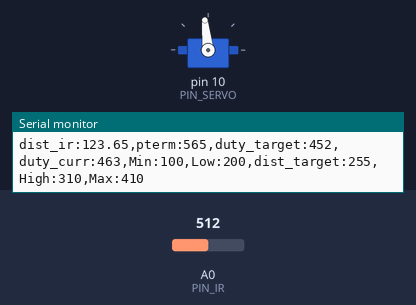
A sketch run on a simulated Arduino Uno, built with avr-gcc and run on an emulated ATmega328P. On the bench: servo, the last lines printed to the serial monitor. Inputs (shaded band) come from the test bench; at power-on: A0 (PIN_IR) = 512.

Above: at 1.2 s.
1.3 s: A0 (PIN_IR) set to 0
At 2.3 s:
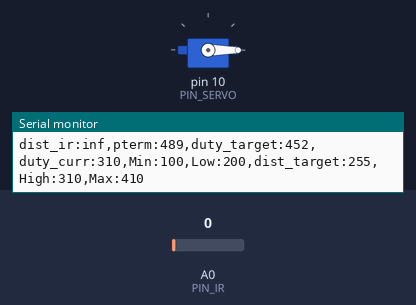
Timing chart, 0 to 4.3 s (numbered marks = the images above; inputs shaded):
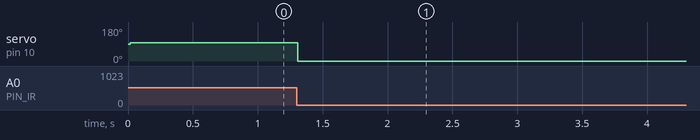

The sketch:

22_example.ino
```cpp
//비례제어
#include <Servo.h>

#define PIN_SERVO 10
#define PIN_IR A0

#define _DIST_TARGET 255
#define _DIST_MIN 100
#define _DIST_MAX 410

#define _DIST_ALPHA 0.1

#define _DUTY_NEU 1420
#define _DUTY_LOW 1470
#define _DUTY_HIGH 1250

#define _SERVO_SPEED 30.0
#define INTERVAL 25

#define _INTERVAL_DIST 15
#define _INTERVAL_SERVO 15
#define _INTERVAL_SERIAL 100

#define _SERVO_ANGLE 30.0
#define _SERVO_SPEED 30.0
//int speed[4] = {_DUTY_NEU, _DUTY_LOW, _DUTY_HIGH, _DUTY_LOW};
Servo myservo;
int num=0;
float val_ema, alpha, val_ema_1=0;
unsigned long last_sampling_time_dist, last_sampling_time_servo, last_sampling_time_serial;
unsigned long last_sampling_time;
int duty_chg_per_interval;
int a,b;
float dist_target, dist_raw, dist_cali, dist_ema;
int duty_target, duty_curr, duty_curr1;
float err_curr, err_prev, control, pterm, dterm, iterm;
bool event_dist, event_servo, event_serial;
int change, number =0;

void setup() {
  // put your setup code here, to run once:
  myservo.attach(PIN_SERVO);

  //duty_chg_per_interval = (_DUTY_HIGH - _DUTY_LOW) * (_SERVO_SPEED / 180.0) * (INTERVAL / 1000.0);
  Serial.begin(57600);
  last_sampling_time_dist=0;
  last_sampling_time_servo=0;
  last_sampling_time_serial=0;
  duty_target = _DUTY_NEU;
  duty_curr = _DUTY_NEU;

  //a = 70;
  //b = 300;
  a = -20;
  b = 260;
  last_sampling_time = 0;
  duty_chg_per_interval = (_DUTY_HIGH - _DUTY_LOW)*(_SERVO_SPEED / (_SERVO_ANGLE*2))*(_INTERVAL_SERVO/1000.0);
}


float ir_distance(void)
{
  float value;
  float volt = float(analogRead(PIN_IR));

  value = ((6762.0/volt-9.0)-4.0)*10.0;
  //return 300.0 / (b-a)*(value - a) + 100;
  return 100 + 300.0 / (b - a) * (value - a);

}

float ir_distance_filtered(void)
{
  dist_raw = ir_distance();
  return _DIST_ALPHA*dist_raw+(1-_DIST_ALPHA)*dist_ema;
}

void loop() {
  // put your main code here, to run repeatedly:
  //if(millis() < last_sampling_time + INTERVAL ) return ;
  unsigned long time_curr = millis();
  if(time_curr >= last_sampling_time_dist + _INTERVAL_DIST)
  {
    last_sampling_time_dist += _INTERVAL_DIST;
    event_dist = true;
  }
  if(time_curr >= last_sampling_time_servo + _INTERVAL_SERVO)
  {
    last_sampling_time_servo += _INTERVAL_SERVO;
    event_servo = true;
  }
  if(time_curr >= last_sampling_time_serial + _INTERVAL_SERIAL)
  {
    last_sampling_time_serial += _INTERVAL_SERIAL;
    event_serial = true;
  }

  dist_raw = dist_ema = ir_distance_filtered();

  //dist_raw = dist_ema = ir_distance();

  //dist_raw = ir_distance();
  //dist_cali = 100 + 300.0 / (b - a) * (dist_raw - a);

  //Serial.print("min:0,max:500,dist:");
  //Serial.print(dist_raw);
  //Serial.print(",dist_cali:");
  //Serial.println(dist_cali);

  if(event_dist)
  {
    event_dist = false;
    //dist_ema = ir_distance_filtered();

    //pterm = (dist_ema - _DIST_TARGET) * 2;
    pterm =  duty_curr - duty_target;
    //pterm = err_curr;
    //iterm=0;
    //dterm=0;
    //control = _KP*pterm+iterm+dterm;
  }
  if(event_servo)
  {
    event_servo = false;
    /*if(duty_target > duty_curr)
    {
      duty_curr += duty_chg_per_interval;
      if(duty_curr > duty_target) duty_curr = duty_target;
    }
    else
    {
      duty_curr -= duty_chg_per_interval;
      if(duty_curr < duty_target) duty_curr = duty_target;
    }
    */
    if(dist_ema <= 210)
      duty_curr = duty_target + (235 - dist_ema);
    else
      duty_curr = duty_target - (dist_ema - 235)*3;
      /*
    if (dist_ema >= 245 && dist_ema <= 280)
    {
      duty_curr = duty_target;
    }

    else if(dist_ema < 245)
    {
      if(dist_ema < 180) duty_curr = duty_target + (245 - 180)*2;
      else duty_curr = duty_target + (245 - dist_ema)*2;

    }

    else
    {
      duty_curr = duty_target - (dist_ema - 265)*7;

    }*/

    //duty_curr1 = duty_curr;
    myservo.writeMicroseconds(duty_curr);
  }
  if(event_serial)
  {
    event_serial = false;
    Serial.print("dist_ir:");
    Serial.print(dist_raw);
    Serial.print(",pterm:");
    Serial.print(map(pterm,-1000,1000,510,610));
    Serial.print(",duty_target:");
    Serial.print(map(duty_target,1000,2000,410,510));
    Serial.print(",duty_curr:");
    Serial.print(map(duty_curr,1000,2000,410,510));
    Serial.println(",Min:100,Low:200,dist_target:255,High:310,Max:410");
  }


  /*
  if(raw_dist < 240)
    myservo.writeMicroseconds(_DUTY_LOW);
   else if (raw_dist > 240 && raw_dist < 260)
    myservo.writeMicroseconds(_DUTY_NEU);
  else
    myservo.writeMicroseconds(_DUTY_HIGH);
   */
  /*
   if (dist_cali < 255)
    myservo.writeMicroseconds(_DUTY_LOW);
   else
    myservo.writeMicroseconds(_DUTY_HIGH);
  */
  /*
  if(dist_cali < 150)
  {

    myservo.writeMicroseconds(_DUTY_LOW);
  }
  else if(dist_cali < 370)
    myservo.writeMicroseconds(_DUTY_NEU);
  else
    myservo.writeMicroseconds(_DUTY_HIGH);

  last_sampling_time += INTERVAL;
  */
}
```

Measured:
- after the input at 1.3 s, servo on pin 10 (PIN_SERVO): 96° → 0° at once
